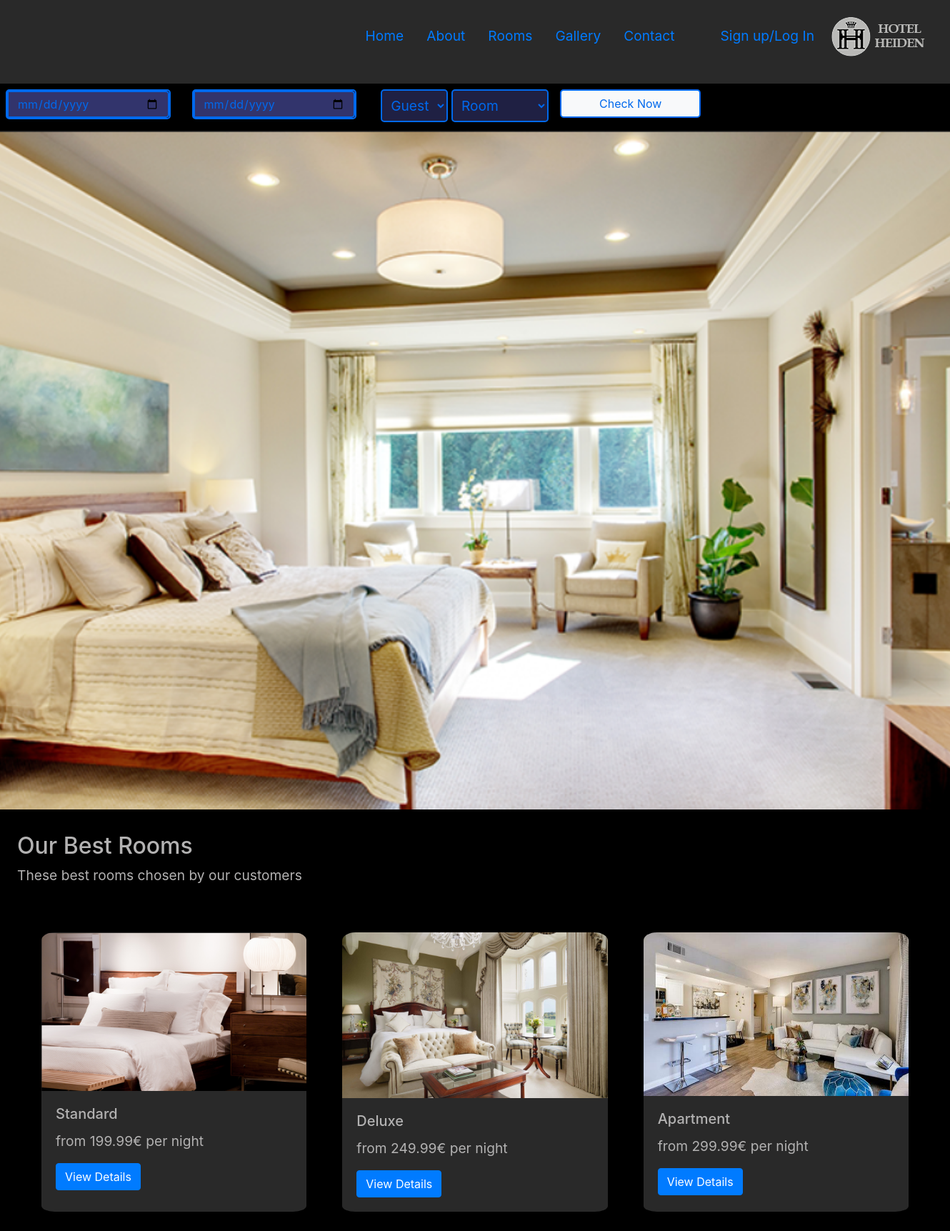
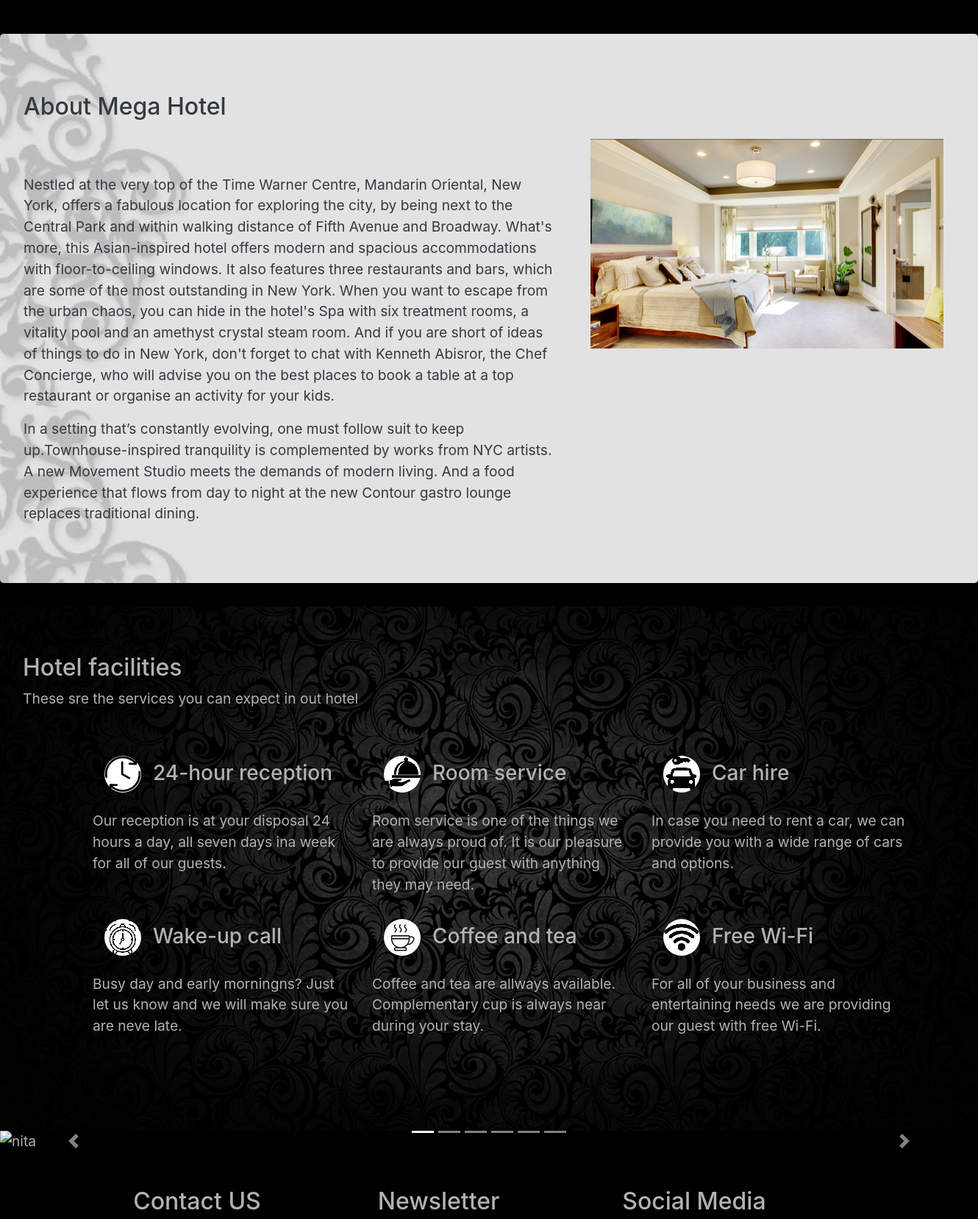
Page /zivote.php (upper part) on the committed database (2 pictures, top to bottom).
### tables this page shows
CREATE TABLE `room_info` (
  `id` int(11) NOT NULL,
  `type` varchar(10) NOT NULL,
  `description` text NOT NULL
);

### baza.php (called while the page is built, shortened)
<?php
    class Baza{
        private $pdo;
        function __construct(){
            $host = 'localhost';  $db = 'hotel';
            $user = 'root';   $pass = '';
            $charset = 'utf8';
            $dsn = "mysql:host=$host;port=3306;dbname=$db;charset=$charset";
            $options = array(
                PDO::MYSQL_ATTR_INIT_COMMAND => "SET NAMES utf8"
            );
            try{
                $this->pdo = new PDO($dsn,$user,$pass,$options);
            }catch(PDOException $e){
                echo "JOK: ".$e->getMessage();
            }
        }
        function selectQuery($sql, $tip = PDO::FETCH_ASSOC){
            $podaci = $this->pdo->query($sql);
            return $podaci->fetchAll($tip);
        }
        function podaci_soba(){
            return $this->selectQuery("SELECT RI.*, min(R.price) as price, RS.img as img FROM (`room_info` AS RI INNER JOIN rooms AS R ON R.room_info_id=RI.id) INNER JOIN room_imgs AS RS ON RS.room_info_id=RI.id GROUP BY RI.id");
        }
    }
    $db = new Baza();
?>

### rooms2.php (the view)
<section class="mg-best-rooms">
			<div class="container-fluid">
				<div class="row">
					<div class="col-md-12 p-4">
						<div class="mg-sec-title undefined">
							<h2>Our Best Rooms</h2>
							<p>These best rooms chosen by our customers</p>
						</div>
					<div class="row justify-content-center bg-none p-4">
					<?php
					$redovi = $db->podaci_soba();
					foreach ($redovi as $red) {?>
							<div class="card col-md-4 p-4">
								<img src="slike/<?= $red['img'] ?>" class="card-img-top" alt="imgs1">
								<div class="card-body bckg-dark">
								  <h5 class="card-title"><?= $red['type'] ?></h5>
								  <p class="card-text">from <?= $red['price'] ?>€ per night</p>
								  <a href="rooms.php#<?= $red['type'] ?>" class="btn btn-primary">View Details</a>
								</div>
							</div>
					<?php
				} ?>
					</div>
		</section>

### css/style.css (style rules this page uses)
body { background-color: rgb(0, 0, 0); color: rgb(179, 178, 178); overflow-x: hidden; font-size: 120%; }
.card { background-color: black; }
.card-body { border-bottom-left-radius:5%; border-bottom-right-radius:5%; }
.card-img-top { border-top-left-radius:5%; border-top-right-radius:5%; }
.bckg-dark { background-color: rgb(41, 41, 41); background-repeat: no-repeat; background-size: cover; }

### rows in the picture
room_info: shows a picture, type "Standard", price "199.99"
room_info: shows a picture, type "Deluxe", price "249.99"
room_info: shows a picture, type "Apartment", price "299.99"
